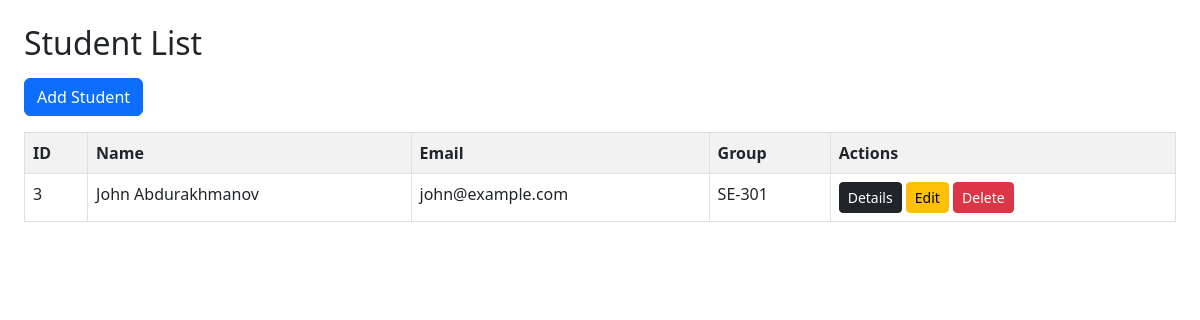
/students/, run on an earlier commit of the app's database.
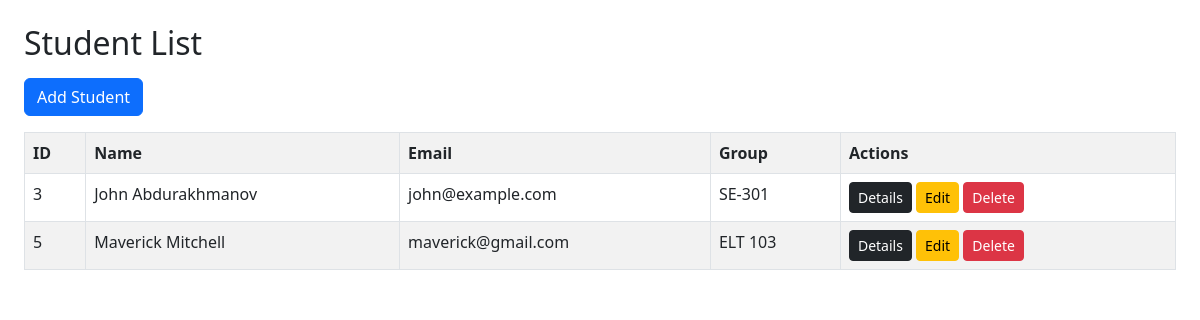
And on a later commit of the database.
### configapp/models.py (models this page shows, shortened)
class Student(models.Model):
    student_f_name = models.CharField(max_length=50)
    student_l_name = models.CharField(max_length=50)
    student_email = models.EmailField()
    student_phone_number = models.CharField(max_length=20)
    student_birth_year = models.IntegerField()
    student_image = models.ImageField(upload_to='students/', blank=True, null=True)
    group = models.ForeignKey(Group, on_delete=models.CASCADE)

class Group(models.Model):
    group_name = models.CharField(max_length=100)
    group_field = models.CharField(max_length=100)
    otm = models.ForeignKey(OTM, on_delete=models.CASCADE)

### configapp/views.py (the view)
# urls.py: path("students/", StudentListView.as_view(), name="student_list"),
class StudentListView(ListView):
    model = Student
    template_name = "student_list.html"
    context_object_name = "students"

### configapp/templates/student_list.html (shortened to what this page needs)
<!DOCTYPE html>
<html lang="en">
  <head>
    <link
      rel="stylesheet"
      href="https://cdn.jsdelivr.net/npm/bootstrap@5.3.0/dist/css/bootstrap.min.css"
    />
  </head>
  <body class="p-4">
    <h2 class="mb-3">Student List</h2>
    <a href="{% url 'configapp:student_create' %}" class="btn btn-primary mb-3"
      >Add Student</a
    >
    <table class="table table-bordered table-striped">
      <tr>
        <th>ID</th>
        <th>Name</th>
        <th>Email</th>
        <th>Group</th>
        <th>Actions</th>
      </tr>
      {% for s in students %}
      <tr>
        <td>{{ s.id }}</td>
        <td>{{ s.student_f_name }} {{ s.student_l_name }}</td>
        <td>{{ s.student_email }}</td>
        <td>{{ s.group.group_name }}</td>
        <td>
          <a
            href="{% url 'configapp:student_detail' s.id %}"
            class="btn btn-dark btn-sm"
            >Details</a
          >
          <a
            href="{% url 'configapp:student_edit' s.id %}"
            class="btn btn-warning btn-sm"
            >Edit</a
          >
          <a
            href="{% url 'configapp:student_delete' s.id %}"
            class="btn btn-danger btn-sm"
            >Delete</a
          >
        </td>
      </tr>
      {% endfor %}
    </table>
  </body>
</html>

What changed in the data, as far as the page shows it:
added Student: id "5", student_f_name "Maverick", student_l_name "Mitchell", student_email "maverick@gmail.com", group.group_name "ELT 103"
